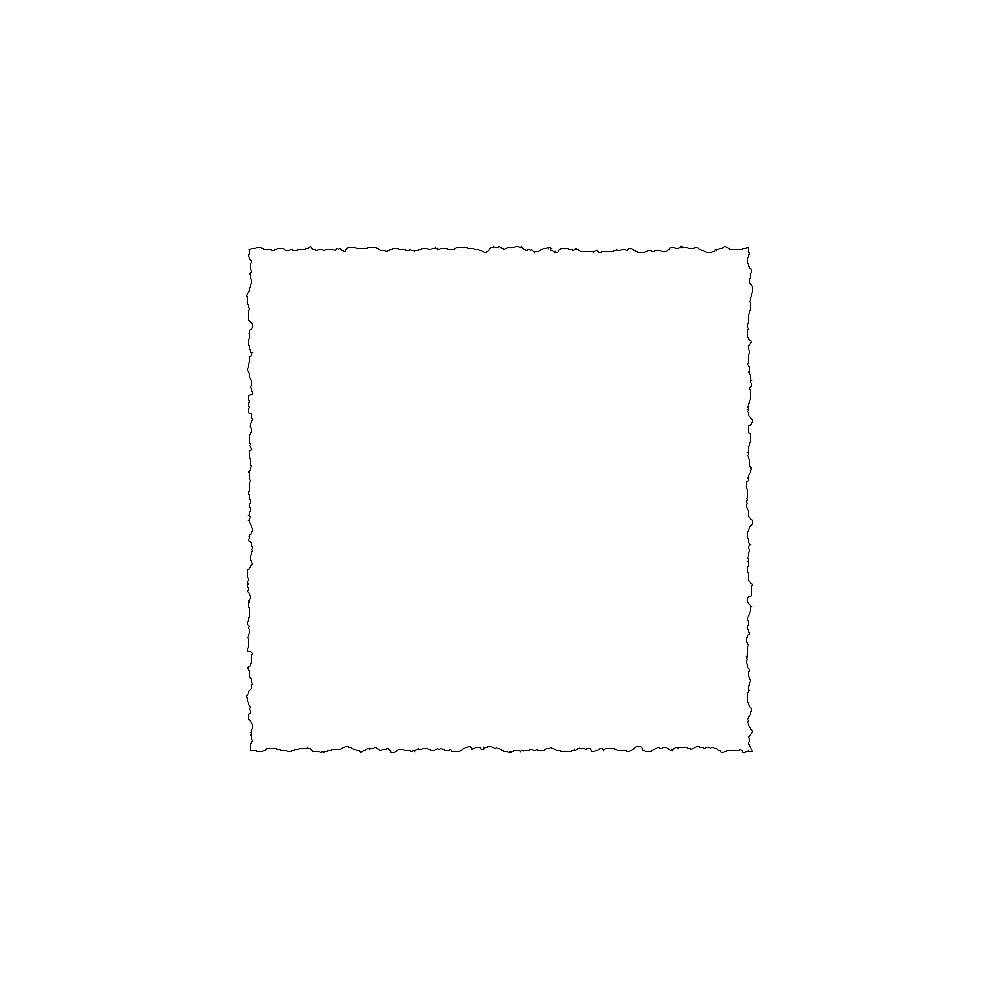
Frame 1 (no input)
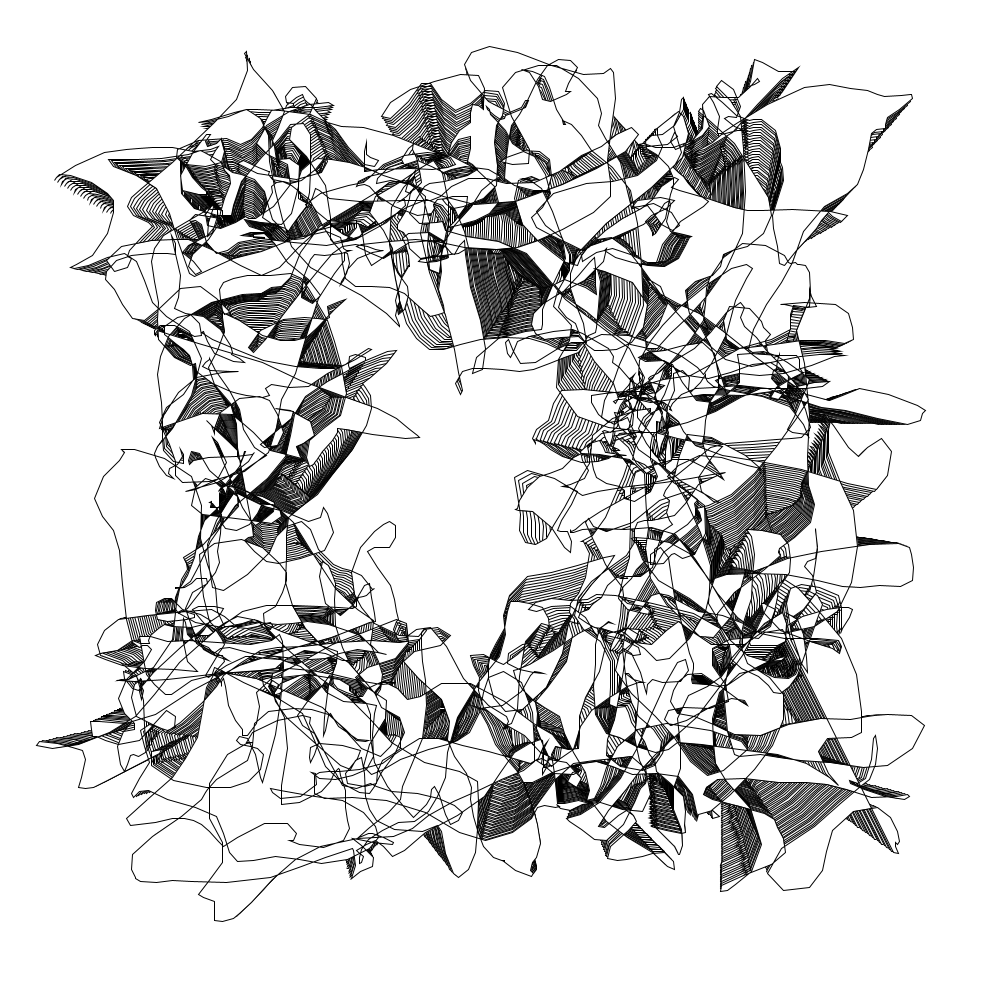
Frame 60 (the mouse pressed at the canvas centre just before this capture)
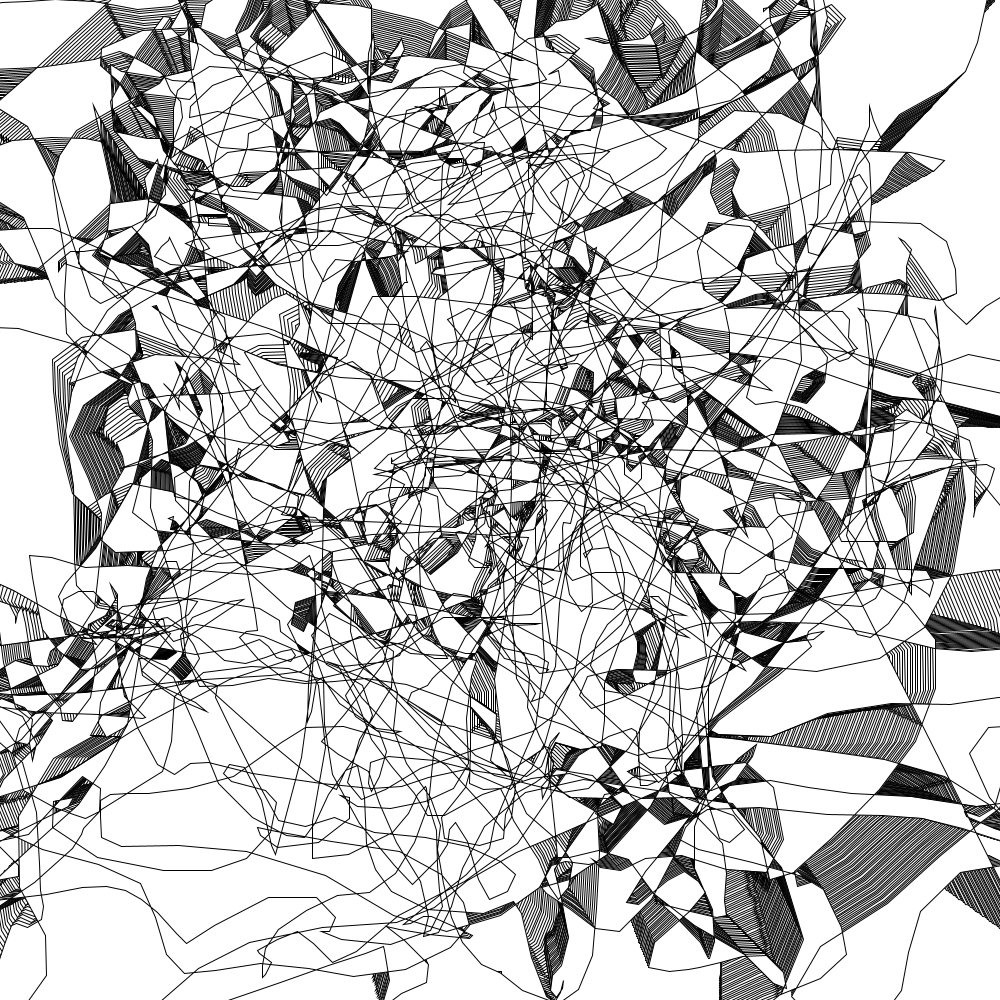
Frame 120 (the mouse held since frame 60 and released just before this capture)

The Processing sketch that drew these frames (run headless with seeded random() and noise(); from frame 60 on, the mouse is pressed at the canvas centre):

// Processing sketch: perlin_square
// ── perlin_square.pde
int nShapes = 1;

int nIterations = 300;

int shapeSize = 250;

PImage img; 

PShape[] s = new PShape[nShapes]; 

void settings() 
{
  size(1000,1000);  
}


void setup() 
{

  colorMode(HSB,360,100,100,100);

  background(360);

  for(int i = 0; i < s.length;i++)
  {
      s[i] = mySquare(width/2,height/2);
  }

}

// PShape 

PShape mySquare(float xCenter,float yCenter)
{ 

  PShape s;


  float sizeX = shapeSize;
  float sizeY = shapeSize;

  // vertices of the square 

  PVector p1 = new PVector(xCenter + sizeX,yCenter + sizeY);
  PVector p2 = new PVector(xCenter + sizeX,yCenter - sizeY);
  PVector p3 = new PVector(xCenter - sizeX,yCenter - sizeY);
  PVector p4 = new PVector(xCenter - sizeX,yCenter + sizeY);

  // number of interpolated points 

  float nPoints = 1000;

  strokeWeight(1);

  s = createShape();

  s.beginShape();

  // generate additional vertices for each edge 
 
  for(int i=0;i <= nPoints;i++)
  {
    float x = lerp(p1.x,p2.x,i/nPoints);
    float y = lerp(p1.y,p3.y,i/nPoints);
    s.vertex(x,y);
  }


  for(int i=0;i <= nPoints;i++)
  {
    float x = lerp(p2.x,p3.x,i/nPoints);
    float y = lerp(p2.y,p3.y,i/nPoints);
    s.vertex(x,y);
  }


  for(int i=0;i <= nPoints;i++)
  {
    float x = lerp(p3.x,p4.x,i/nPoints);
    float y = lerp(p3.y,p4.y,i/nPoints);
    s.vertex(x,y);
  }


  for(int i=0;i <= nPoints;i++)
  {
    float x = lerp(p4.x,p1.x,i/nPoints);
    float y = lerp(p4.y,p1.y,i/nPoints);
    s.vertex(x,y);
  }

  s.endShape(CLOSE);

  return s;

}


// distort square withe Perline noise 

PShape distortShape(PShape s)
{

  float tx = 0.1;
  float ty = 100000;

  for(int i = 0;i < s.getVertexCount();i++)
  {
    PVector v = s.getVertex(i);
    float xNoise = map(noise(tx),0,1,-5,5);
    float yNoise = map(noise(ty),0,1,-5,5);
    v.x += xNoise % width;
    v.y += yNoise % height;
    s.setVertex(i,v);
    tx += 0.05;
    ty += 0.05;
  }

  return s;
}

void draw() 
{

    if(frameCount > nIterations)
    {
      noLoop();
    }


   for(int i=0;i < s.length;i++)
   {
     s[i]= distortShape(s[i]);
     shape(s[i],0,0);
   }
}
